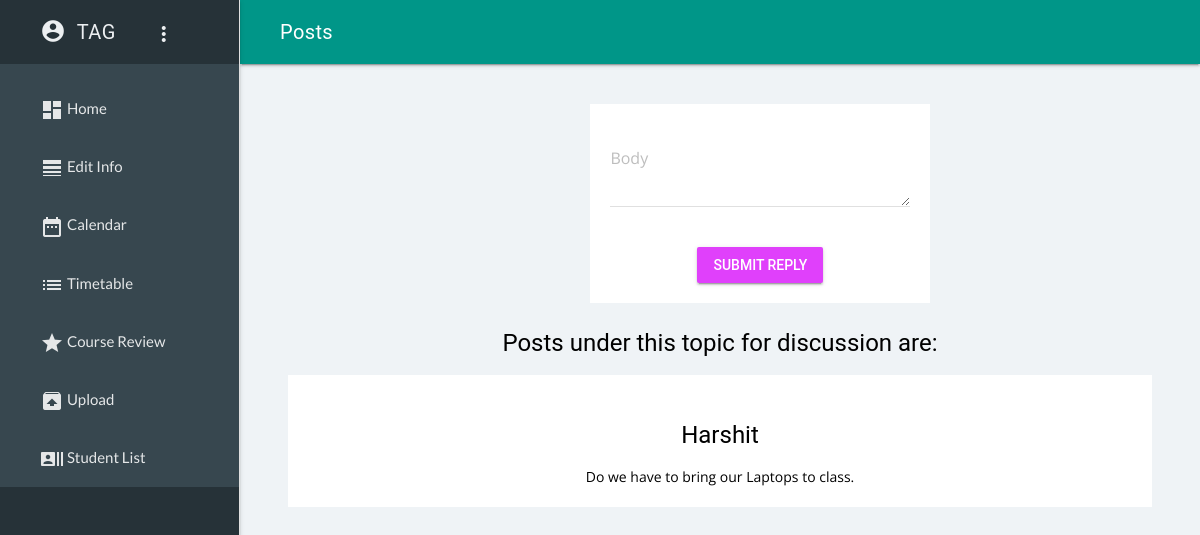
Page /faculty/show_and_create_post.php?cid=16&fid=39 (signed in) on the committed database.
### tables this page shows
CREATE TABLE `prof` (
  `id` int(11) NOT NULL,
  `NAME` varchar(40) NOT NULL,
  `PASSWORD` varchar(30) NOT NULL,
  `CONTACT` varchar(13) NOT NULL,
  `ADDRESS` varchar(80) NOT NULL,
  `TEACHER_ID` int(11) NOT NULL
);

CREATE TABLE `forum_post` (
  `post_id` int(11) NOT NULL,
  `post_author` int(11) NOT NULL,
  `post_body` text NOT NULL,
  `course_id` int(11) NOT NULL,
  `forum_id` int(11) NOT NULL,
  `time` timestamp NOT NULL DEFAULT CURRENT_TIMESTAMP
);

CREATE TABLE `students` (
  `id` int(11) NOT NULL,
  `ROLLNO` int(11) NOT NULL,
  `NAME` varchar(40) NOT NULL,
  `PASSWORD` varchar(30) NOT NULL,
  `CONTACT` varchar(13) NOT NULL,
  `ADDRESS` varchar(80) NOT NULL,
  `userimg` varchar(100) NOT NULL DEFAULT 'assets/userimg/mui.png'
);

### faculty/core.php (called while the page is built, shortened)
<?php
function getname($roll)
{
$db = new MYSQLI('localhost','root','','Project') ;
$cour=$db->query("SELECT NAME FROM students where ROLLNO=$roll");
$rows=$cour->fetch_all(MYSQLI_ASSOC) ;
foreach($rows as $row)
{
  $nm=$row['NAME'] ;
  return $nm;
}
}
?>

### faculty/show_and_create_post.php (the view, shortened to what this page needs)
<?php
require 'core.php';
    $cr_id=$_GET['cid'];
    $forum_id=$_GET['fid'];
  ?>
<!DOCTYPE html>
<html>
<head>
    </head>
  <body>
<?php
  $title="Posts";
include 'include.inc.php';?>
  <?php
    echo "<br><br><center class=opts id=frm><form method='POST' action='c_post.php?cid=".$cr_id."&fid=".$forum_id."'>
         <div class=\"mdl-textfield mdl-js-textfield\">
        <textarea name='post_body' class=\"mdl-textfield__input\"  rows= \"3\" id=\"sample5\"></textarea>
            <label class=\"mdl-textfield__label\" for=\"sample5\">Body</label>
          </div>
        <br><br>
        <input type='submit' value='Submit Reply' class=\"mdl-button mdl-js-button mdl-button--raised mdl-js-ripple-effect mdl-button--accent\"/>
     </form></center>";
    echo '<center>
    <h4>Posts  under this topic for discussion are:</h5>
  </center>';
$sql = "SELECT
                    post_id,
                    post_author,
                    post_body
                FROM
                    forum_post
                WHERE course_id=".$cr_id." AND forum_id=".$forum_id." ORDER BY time DESC ";
        $result = $db->query($sql);
    if (!$result->num_rows)
  {
    echo '<center class=opts>No posts are created under this course </center>';
  }
   else
    {
          $rows=$result->fetch_all(MYSQLI_ASSOC);
          foreach($rows as $row)
          {
echo "<center class=opts>";
            echo "<h4>".getname($row['post_author'])." </h4>";
                  echo $row['post_body']."</center><br>";
          }
       }
?>
</div></main></div>
</body>
</html>

### faculty/include.inc.php (shortened to what this page needs)
 <link rel="stylesheet" href="assets/css/material.min.css" />
<div class="mdl-layout mdl-js-layout mdl-layout--fixed-drawer
            mdl-layout--fixed-header">
  <header class="mdl-layout__header">
    <div class="mdl-layout__header-row">
      <span class="mdl-layout-title"><?php echo $title;?></span>
    </div>
  </header>
  <div class="mdl-layout__drawer mdl-color--blue-grey-900 mdl-color-text--blue-grey-50">
    <span class="mdl-layout-title">
    <?php
    $query_res=$db->query("SELECT NAME from prof where TEACHER_ID=".@$_SESSION['unamefac']." ");
    $rows=$query_res->fetch_all(MYSQLI_ASSOC) ;
    foreach($rows as $row)
      {
        $nm="<i class=\"material-icons alig acnt\">account_circle</i> &nbsp;".$row['NAME']."&nbsp;&nbsp;&nbsp;&nbsp;&nbsp;&nbsp;<button id=demo-menu-lower
        class=\"mdl-button mdl-js-button mdl-button--icon\">
  <i class=material-icons>more_vert</i>
</button>
<ul class=\"mdl-menu mdl-menu--bottom-right mdl-js-menu mdl-js-ripple-effect\"
    for=demo-menu-lower>
   <a href=\"editinfo.php\"><li class=mdl-menu__item><i class=\"alig material-icons\">line_weight</i> Edit Info</li></a>
  <a href=\"logout.php\"><li class=mdl-menu__item><i class=\"material-icons alig\">launch</i> Log Out</li></a>
</ul>" ;
        echo $nm;
      }
    ?></span>
    <nav class="mdl-navigation mdl-color--blue-grey-800 mdl-color-text--blue-white-20">
      <a class="mdl-navigation__link" href="index.php"><i class="material-icons">dashboard</i> Home </a>
      <a class="mdl-navigation__link" href="editinfo.php"><i class="material-icons">line_weight</i> Edit Info</a>
      <a class="mdl-navigation__link" href="cal.php"><i class="material-icons">date_range</i> Calendar</a>
      <a class="mdl-navigation__link" href="timetable.php"><i class="material-icons">list</i> Timetable</a>
      <a class="mdl-navigation__link" href="review.php"><i class="material-icons">grade</i> Course Review</a>
      <a class="mdl-navigation__link" href="fupl.php"><i class="material-icons">unarchive</i> Upload</a>
      <a class="mdl-navigation__link" href="listst.php"><i class="material-icons">recent_actors</i> Student List</a>
    </nav>
  </div>
  <main class="mdl-layout__content">
    <div class="page-content">

### faculty/include.inc.php (style rules this page uses)
.alig { vertical-align:-21%;font-size:20px; }
.acnt { font-size:26px; }
a { text-decoration:none; }
.mdl-navigation__link { font-family:'Lato' !important; }
.mdl-navigation__link { font-size:15px;color:white !important; }
.opts { background:white;padding:20px; }
body { background:#eff3f6;font-family:'Open Sans';color:black; }
#frm { display:inline-block; margin-left:35%; }
.page-content { width:90%;margin: auto;color:black; }

### rows in the picture
prof: NAME "TAG"
forum_post: post_author.NAME "Harshit", post_body "Do we have to bring our Laptops to class."

### other values in the picture
$title "Posts"
